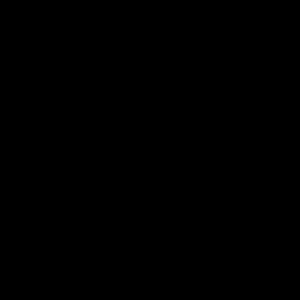
Frame 1 (no input)
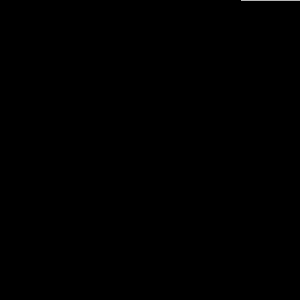
Frame 60 (the mouse pressed at the canvas centre just before this capture)
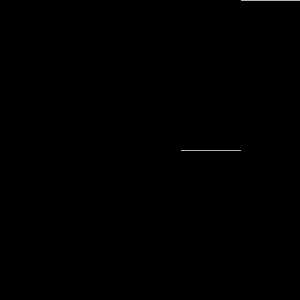
Frame 120 (the mouse held since frame 60 and released just before this capture)

The Processing sketch that drew these frames (run headless with seeded random() and noise(); from frame 60 on, the mouse is pressed at the canvas centre):

// Processing sketch: processing_98180
// ── processing_98180.pde

float x;

void setup(){
  smooth();
  size(300,300);
  background(0);
  frameRate(100);
  x = width;
}

void draw(){
  stroke(255);
  point(x,mouseY);
  x = x-1;
  if (x<0) {
    x=width;
  }
}
